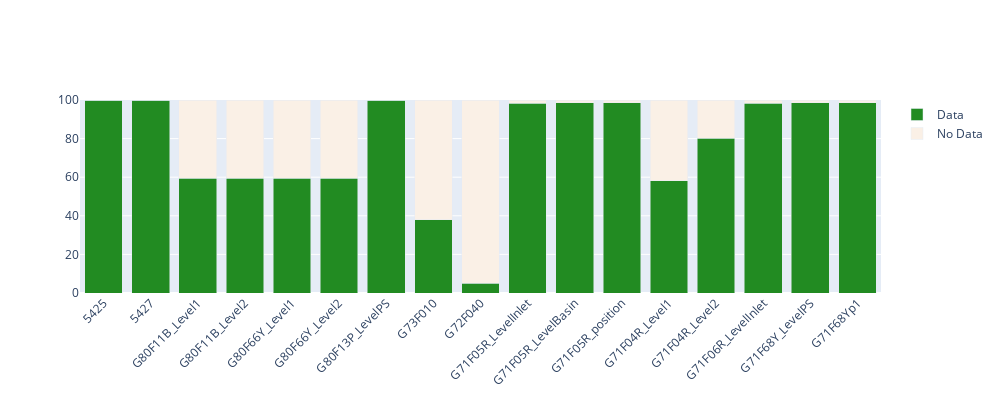

Write notebook code for a chart like this one.
### Code cell
# stacked plotly bar chart
fig = go.Figure()
data = []
#for name in list(indicator_metadata.keys())[::-1]:
for i, row in sub_agg_df.iterrows():
    # i = indicator_metadata[name]['value']
    # row = sub_agg_df.loc[i].values
    data.append(go.Bar(
        x=sub_agg_df.columns,
        y=row,
        name=indicator_2_name[i],
        marker_color=indicator_2_color[i],
        # add hoverinfo, percentage of the total
        hoverinfo='y', 
        hovertemplate='%{y:.2f}%',
        ))

fig.add_traces(data)

fig.update_layout(
    barmode='stack', 
    xaxis_tickangle=-45,
    height=400, 
    width=1000,
    barnorm='percent',
    legend=dict(traceorder='normal'),  # Reverse the order of the legend items

)
fig.show()

### Figure 1 — Plotly figure (JSON) as saved in the notebook; plotly's stock layout.template omitted (floating-point values rounded to 4 significant figures)
{"data": [{"hoverinfo": "y", "hovertemplate": "%{y:.2f}%", "marker": {"color": "forestgreen"}, "name": "Data", "type": "bar", "x": ["5425", "5427", "G80F11B_Level1", "G80F11B_Level2", "G80F66Y_Level1", "G80F66Y_Level2", "G80F13P_LevelPS", "G73F010", "G72F040", "G71F05R_LevelInlet", "G71F05R_LevelBasin", "G71F05R_position", "G71F04R_Level1", "G71F04R_Level2", "G71F06R_LevelInlet", "G71F68Y_LevelPS", "G71F68Yp1"], "y": [1052641, 1052641, 627105, 627105, 627075, 627072, 1052594, 398878, 53740, 1034667, 1037674, 1039003, 611465, 844411, 1034695, 1038436, 1038019]}, {"hoverinfo": "y", "hovertemplate": "%{y:.2f}%", "marker": {"color": "linen"}, "name": "No Data", "type": "bar", "x": ["5425", "5427", "G80F11B_Level1", "G80F11B_Level2", "G80F66Y_Level1", "G80F66Y_Level2", "G80F13P_LevelPS", "G73F010", "G72F040", "G71F05R_LevelInlet", "G71F05R_LevelBasin", "G71F05R_position", "G71F04R_Level1", "G71F04R_Level2", "G71F06R_LevelInlet", "G71F68Y_LevelPS", "G71F68Yp1"], "y": [0, 0, 425536, 425536, 425566, 425569, 47, 653763, 998901, 17974, 14967, 13638, 441176, 208230, 17946, 14205, 14622]}], "layout": {"barmode": "stack", "barnorm": "percent", "height": 400, "legend": {"traceorder": "normal"}, "width": 1000, "xaxis": {"tickangle": -45}}}
